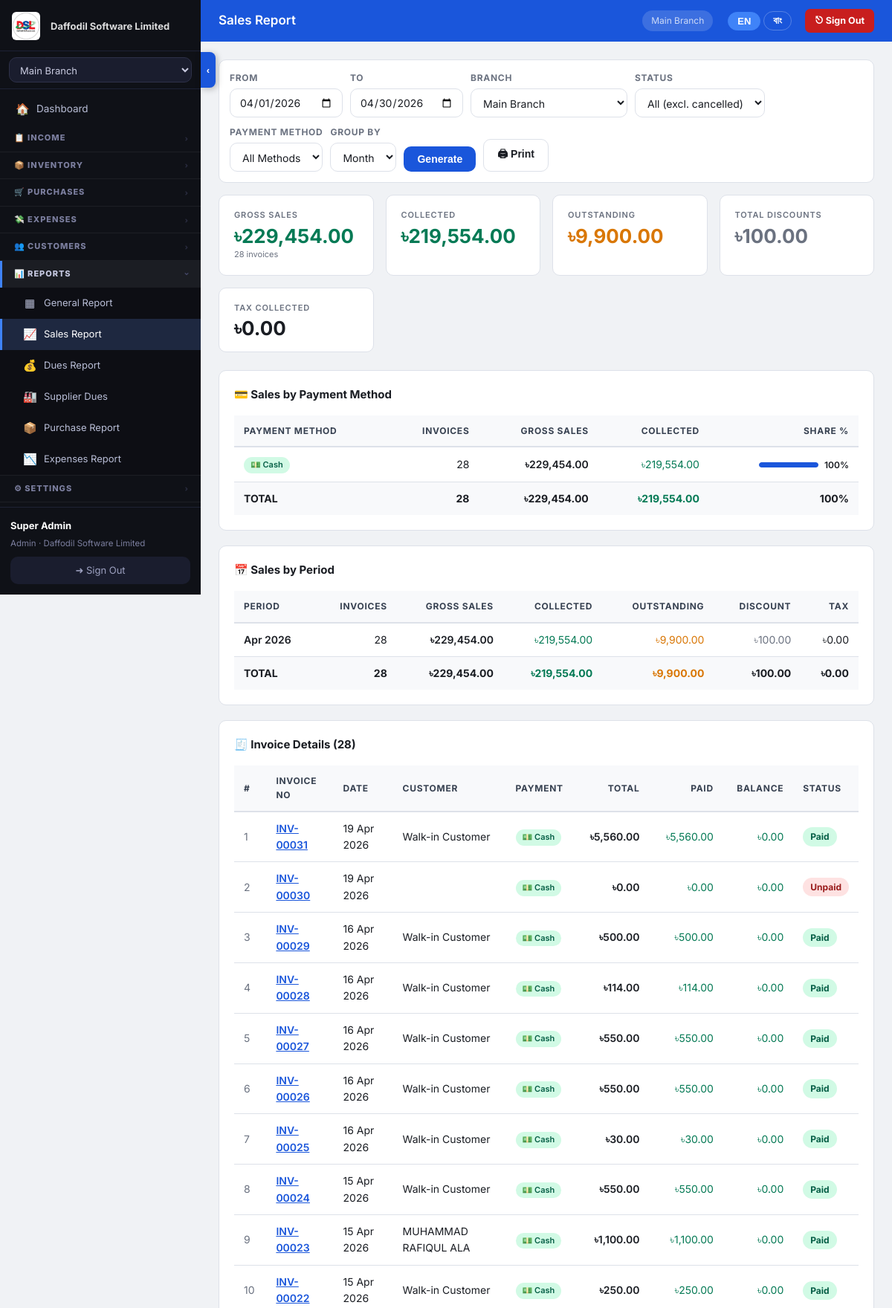
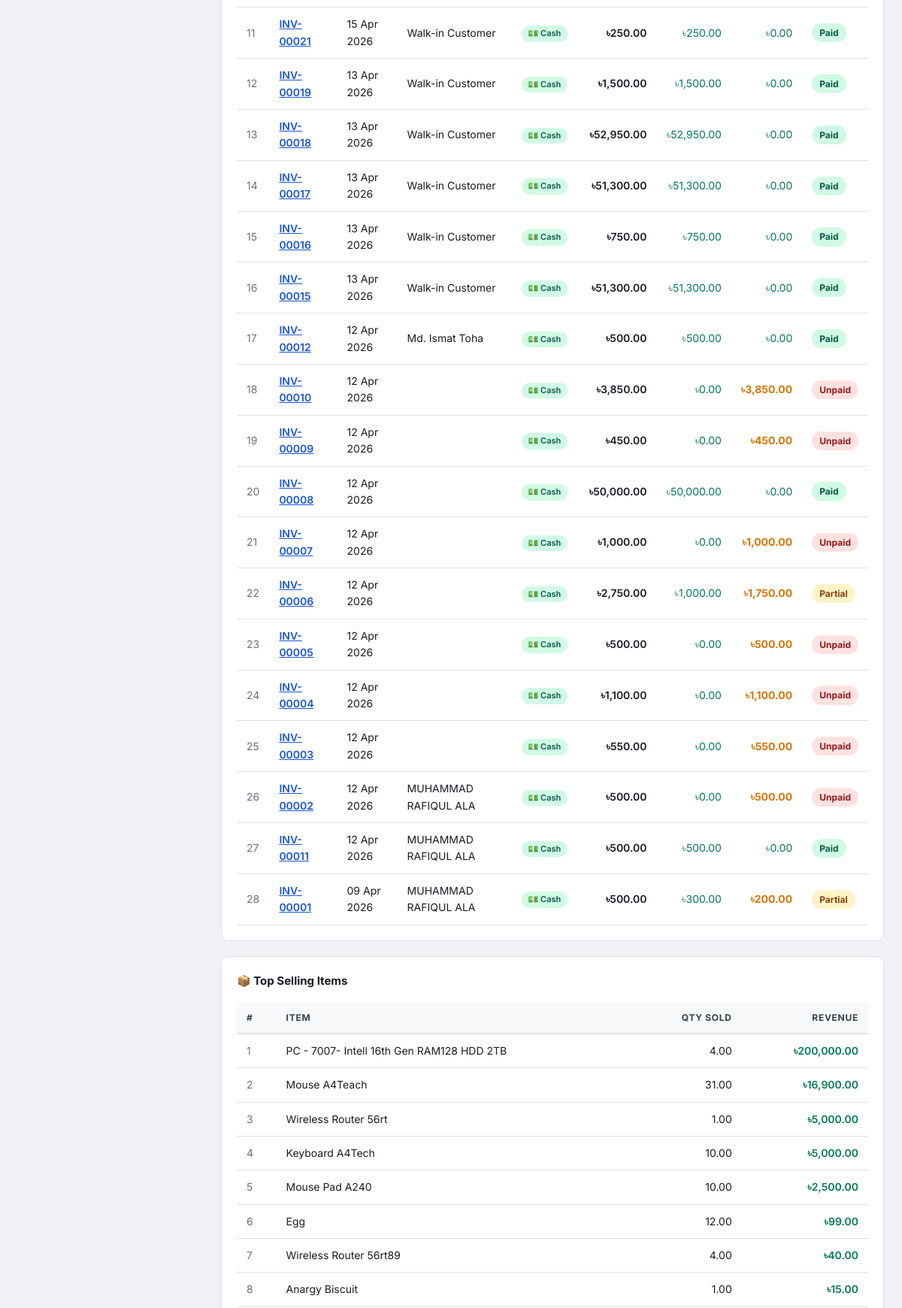
The app's page /public/report-sales.php?branch_id=1 (signed in, upper part) with its own data (2 pictures, top to bottom).
### tables this page shows
CREATE TABLE `company_settings` (
  `id` int(10) UNSIGNED NOT NULL,
  `tenant_id` int(10) UNSIGNED NOT NULL,
  `company_name` varchar(150) NOT NULL DEFAULT '',
  `address` text,
  `city` varchar(100) DEFAULT NULL,
  `country` varchar(100) DEFAULT NULL,
  `phone` varchar(50) DEFAULT NULL,
  `phone2` varchar(50) DEFAULT NULL,
  `email` varchar(150) DEFAULT NULL,
  `website` varchar(200) DEFAULT NULL,
  `logo_path` varchar(300) DEFAULT NULL,
  `currency` varchar(10) DEFAULT '$',
  `currency_code` varchar(5) DEFAULT 'USD',
  `tax_label` varchar(30) DEFAULT 'VAT',
  `invoice_prefix` varchar(10) DEFAULT 'INV',
  `footer_note` text,
  `updated_at` datetime DEFAULT CURRENT_TIMESTAMP ON UPDATE CURRENT_TIMESTAMP,
  `loyalty_earn_amount` decimal(10,2) NOT NULL DEFAULT '100.00',
  `loyalty_earn_points` int(11) NOT NULL DEFAULT '1',
  `loyalty_redeem_value` decimal(10,4) NOT NULL DEFAULT '1.0000',
  `loyalty_enabled` tinyint(1) NOT NULL DEFAULT '1',
  `loyalty_min_redeem` int(11) NOT NULL DEFAULT '10',
  `loyalty_expiry_days` int(11) NOT NULL DEFAULT '0'
);

CREATE TABLE `branches` (
  `id` int(10) UNSIGNED NOT NULL,
  `tenant_id` int(10) UNSIGNED NOT NULL,
  `name` varchar(120) NOT NULL,
  `address` text,
  `phone` varchar(30) DEFAULT NULL,
  `is_active` tinyint(1) DEFAULT '1',
  `branch_password` varchar(255) DEFAULT NULL,
  `created_at` datetime DEFAULT CURRENT_TIMESTAMP
);

CREATE TABLE `income` (
  `id` int(10) UNSIGNED NOT NULL,
  `tenant_id` int(10) UNSIGNED NOT NULL,
  `branch_id` int(10) UNSIGNED NOT NULL,
  `invoice_no` varchar(40) NOT NULL,
  `customer_id` int(10) UNSIGNED DEFAULT NULL,
  `customer_name` varchar(120) DEFAULT NULL,
  `date` date NOT NULL,
  `due_date` date DEFAULT NULL,
  `subtotal` decimal(14,2) NOT NULL DEFAULT '0.00',
  `tax_pct` decimal(5,2) DEFAULT '0.00',
  `tax_amount` decimal(14,2) DEFAULT '0.00',
  `discount` decimal(14,2) DEFAULT '0.00',
  `total` decimal(14,2) NOT NULL DEFAULT '0.00',
  `paid` decimal(14,2) DEFAULT '0.00',
  `payment_method` varchar(30) NOT NULL DEFAULT 'cash',
  `balance` decimal(14,2) GENERATED ALWAYS AS ((`total` - `paid`)) STORED,
  `status` enum('draft','unpaid','partial','paid','cancelled') DEFAULT 'unpaid',
  `notes` text,
  `created_by` int(10) UNSIGNED DEFAULT NULL,
  `created_at` datetime DEFAULT CURRENT_TIMESTAMP
);

### public/report-sales.php (the view, shortened to what the rows shown need)
<?php
require_once __DIR__ . '/../src/core.php';
$page_title = 'Sales Report';
$tid = tid();
$cs = db()->prepare('SELECT * FROM company_settings WHERE tenant_id=?');
$cs->execute([$tid]); $cs = $cs->fetch() ?: [];
$cur          = !empty($cs['currency'])     ? $cs['currency']     : CURRENCY;
$from   = $_GET['from']      ?? date('Y-m-01');
$to     = $_GET['to']        ?? date('Y-m-d');
$br_id  = (int)($_GET['branch_id'] ?? 0);
$group  = $_GET['group']     ?? 'month';
$status = $_GET['status']    ?? '';
$pay_filter = $_GET['pay_method'] ?? '';
$branches = get_branches();
$bw = $br_id ? 'AND i.branch_id=?' : '';
$bp = $br_id ? [$tid,$br_id,$from,$to] : [$tid,$from,$to];
$sw = $status ? "AND i.status='$status'" : "AND i.status!='cancelled'";
$pw = $pay_filter ? "AND COALESCE(i.payment_method,'cash')='$pay_filter'" : '';
$s = db()->prepare("SELECT
    COALESCE(SUM(total),0)              gross,
    COALESCE(SUM(paid),0)               collected,
    COALESCE(SUM(total)-SUM(paid),0)    outstanding,
    COALESCE(SUM(discount),0)           discount,
    COALESCE(SUM(tax_amount),0)         tax,
    COUNT(*)                            cnt
  FROM income i
  WHERE i.tenant_id=? $bw AND i.date BETWEEN ? AND ? $sw $pw");
$s->execute($bp); $sum = $s->fetch();
$pm_labels = [
    'cash'  => '💵 Cash',   'card'   => '💳 Card',
    'bkash' => '💚 bKash',  'nagad'  => '📲 Nagad',
    'upay'  => '📱 Upay',   'vangri' => '🪙 Vangri',
    'bank'  => '🏦 Bank',   'other'  => '💬 Other',
];
$s = db()->prepare("SELECT
    COALESCE(payment_method,'cash') pm,
    COUNT(*)                        cnt,
    COALESCE(SUM(total),0)          gross,
    COALESCE(SUM(paid),0)           collected
  FROM income i
  WHERE i.tenant_id=? $bw AND i.date BETWEEN ? AND ? $sw
  GROUP BY pm ORDER BY gross DESC");
$s->execute($bp); $pay_breakdown = $s->fetchAll();
$grp_fmt = match($group) {
    'week'  => "YEARWEEK(date,1)",
    'day'   => "DATE(date)",
    default => "DATE_FORMAT(date,'%Y-%m')",
};
$grp_lbl = match($group) {
    'week'  => "CONCAT(YEAR(date),'-W',LPAD(WEEK(date,1),2,'0'))",
    'day'   => "DATE_FORMAT(date,'%d %b %Y')",
    default => "DATE_FORMAT(date,'%b %Y')",
};
$s = db()->prepare("SELECT $grp_lbl period, $grp_fmt grp_key,
    COUNT(*) cnt,
    COALESCE(SUM(total),0)    gross,
    COALESCE(SUM(paid),0)     collected,
    COALESCE(SUM(discount),0) discount,
    COALESCE(SUM(tax_amount),0) tax,
    COALESCE(SUM(total)-SUM(paid),0) outstanding
  FROM income i
  WHERE i.tenant_id=? $bw AND i.date BETWEEN ? AND ? $sw $pw
  GROUP BY grp_key,period ORDER BY grp_key");
$s->execute($bp); $series = $s->fetchAll();
$s = db()->prepare("SELECT i.invoice_no, i.date,
    COALESCE(i.customer_name, c.name, 'Walk-in') cust,
    i.total, i.paid, i.discount, i.balance,
    i.status, COALESCE(i.payment_method,'cash') pm
  FROM income i
  LEFT JOIN customers c ON c.id=i.customer_id
  WHERE i.tenant_id=? $bw AND i.date BETWEEN ? AND ? $sw $pw
  ORDER BY i.date DESC, i.id DESC
  LIMIT 200");
$s->execute($bp); $invoices = $s->fetchAll();
$bw2 = $br_id ? 'AND i.branch_id=?' : '';
$bp2 = $br_id ? [$tid,$br_id,$from,$to] : [$tid,$from,$to];
$s = db()->prepare("SELECT ii.description, SUM(ii.qty) total_qty, SUM(ii.total) total_rev
  FROM income_items ii JOIN income i ON i.id=ii.income_id
  WHERE i.tenant_id=? $bw2 AND i.date BETWEEN ? AND ? AND i.status!='cancelled'
  GROUP BY ii.description ORDER BY total_rev DESC LIMIT 15");
$s->execute($bp2); $top_items = $s->fetchAll();
?>
<div class="stats-grid">
  <div class="stat-card green">
    <div class="stat-label">Gross Sales</div>
    <div class="stat-value income"><?= $cur.number_format($sum['gross'],2) ?></div>
    <div style="font-size:11px;color:var(--c-muted);margin-top:3px"><?= number_format($sum['cnt']) ?> invoices</div>
  </div>
  <div class="stat-card green">
    <div class="stat-label">Collected</div>
    <div class="stat-value income"><?= $cur.number_format($sum['collected'],2) ?></div>
  </div>
  <div class="stat-card orange">
    <div class="stat-label">Outstanding</div>
    <div class="stat-value" style="color:var(--c-warn)"><?= $cur.number_format($sum['outstanding'],2) ?></div>
  </div>
  <div class="stat-card">
    <div class="stat-label">Total Discounts</div>
    <div class="stat-value" style="color:var(--c-muted)"><?= $cur.number_format($sum['discount'],2) ?></div>
  </div>
  <div class="stat-card">
    <div class="stat-label">Tax Collected</div>
    <div class="stat-value"><?= $cur.number_format($sum['tax'],2) ?></div>
  </div>
</div>
<?php if ($pay_breakdown): ?>
<div class="card">
  <div class="card-title">💳 Sales by Payment Method</div>
  <div class="table-wrap"><table>
    <thead>
      <tr>
        <th>Payment Method</th>
        <th style="text-align:right">Invoices</th>
        <th style="text-align:right">Gross Sales</th>
        <th style="text-align:right">Collected</th>
        <th style="text-align:right">Share %</th>
      </tr>
    </thead>
    <tbody>
    <?php
    $total_gross = (float)$sum['gross'];
    foreach ($pay_breakdown as $r):
        $pct = $total_gross > 0 ? round($r['gross'] / $total_gross * 100, 1) : 0;
        $pmk = $r['pm'];
        $pm_display = $pm_labels[$pmk] ?? ucfirst($pmk);
    ?>
      <tr>
        <td>
          <span class="pm-badge pm-<?= h($pmk) ?>"><?= h($pm_display) ?></span>
        </td>
        <td style="text-align:right"><?= number_format($r['cnt']) ?></td>
        <td style="text-align:right;font-weight:600"><?= $cur.number_format($r['gross'],2) ?></td>
        <td style="text-align:right;color:var(--c-income)"><?= $cur.number_format($r['collected'],2) ?></td>
        <td style="text-align:right">
          <div style="display:flex;align-items:center;justify-content:flex-end;gap:8px">
            <div style="width:80px;height:7px;background:var(--c-border);border-radius:4px;overflow:hidden">
              <div style="width:<?= $pct ?>%;height:100%;background:var(--c-primary);border-radius:4px"></div>
            </div>
            <span style="font-size:12px;font-weight:600"><?= $pct ?>%</span>
          </div>
        </td>
      </tr>
    <?php endforeach; ?>
    </tbody>
    <tfoot>
      <tr style="font-weight:700;background:var(--c-bg)">
        <td>TOTAL</td>
        <td style="text-align:right"><?= number_format($sum['cnt']) ?></td>
        <td style="text-align:right"><?= $cur.number_format($sum['gross'],2) ?></td>
        <td style="text-align:right;color:var(--c-income)"><?= $cur.number_format($sum['collected'],2) ?></td>
        <td style="text-align:right">100%</td>
      </tr>
    </tfoot>
  </table></div>
</div>
<?php endif; ?>
<div class="card">
  <div class="table-wrap"><table>
    <thead>
      <tr>
        <th>Period</th>
        <th style="text-align:right">Invoices</th>
        <th style="text-align:right">Gross Sales</th>
        <th style="text-align:right">Collected</th>
        <th style="text-align:right">Outstanding</th>
        <th style="text-align:right">Discount</th>
        <th style="text-align:right">Tax</th>
      </tr>
    </thead>
    <tbody>
    <?php $tg=0;$tc=0;$td=0;$tt=0;$tic=0;$to2=0;
    foreach ($series as $r):
        $tg+=$r['gross'];$tc+=$r['collected'];$td+=$r['discount'];
        $tt+=$r['tax'];$tic+=$r['cnt'];$to2+=$r['outstanding'];
    ?>
      <tr>
        <td style="font-weight:600"><?= h($r['period']) ?></td>
        <td style="text-align:right"><?= number_format($r['cnt']) ?></td>
        <td style="text-align:right;font-weight:600"><?= $cur.number_format($r['gross'],2) ?></td>
        <td style="text-align:right;color:var(--c-income)"><?= $cur.number_format($r['collected'],2) ?></td>
        <td style="text-align:right;color:var(--c-warn)"><?= $cur.number_format($r['outstanding'],2) ?></td>
        <td style="text-align:right;color:var(--c-muted)"><?= $cur.number_format($r['discount'],2) ?></td>
        <td style="text-align:right"><?= $cur.number_format($r['tax'],2) ?></td>
      </tr>
    <?php endforeach; ?>
    </tbody>
    <?php if ($series): ?>
    <tfoot>
      <tr style="font-weight:700;background:var(--c-bg)">
        <td>TOTAL</td>
        <td style="text-align:right"><?= number_format($tic) ?></td>
        <td style="text-align:right"><?= $cur.number_format($tg,2) ?></td>
        <td style="text-align:right;color:var(--c-income)"><?= $cur.number_format($tc,2) ?></td>
        <td style="text-align:right;color:var(--c-warn)"><?= $cur.number_format($to2,2) ?></td>
        <td style="text-align:right"><?= $cur.number_format($td,2) ?></td>
        <td style="text-align:right"><?= $cur.number_format($tt,2) ?></td>
      </tr>
    </tfoot>
    <?php endif; ?>
  </table></div>
</div>
<?php if ($invoices): ?>
<div class="card">
  <div class="table-wrap"><table>
    <thead>
      <tr>
        <th>#</th>
        <th>Invoice No</th>
        <th>Date</th>
        <th>Customer</th>
        <th>Payment</th>
        <th style="text-align:right">Total</th>
        <th style="text-align:right">Paid</th>
        <th style="text-align:right">Balance</th>
        <th>Status</th>
      </tr>
    </thead>
    <tbody>
    <?php foreach ($invoices as $i => $r): ?>
      <tr>
        <td style="color:var(--c-muted)"><?= $i+1 ?></td>
        <td>
          <a href="<?= APP_URL ?>/invoice-view.php?id=" style="color:var(--c-primary);font-weight:600">
            <?= h($r['invoice_no']) ?>
          </a>
        </td>
        <td><?= date('d M Y', strtotime($r['date'])) ?></td>
        <td><?= h(mb_substr($r['cust'],0,20)) ?></td>
        <td><span class="pm-badge pm-<?= h($r['pm']) ?>"><?= h($pm_labels[$r['pm']] ?? ucfirst($r['pm'])) ?></span></td>
        <td style="text-align:right;font-weight:600"><?= $cur.number_format($r['total'],2) ?></td>
        <td style="text-align:right;color:var(--c-income)"><?= $cur.number_format($r['paid'],2) ?></td>
        <td style="text-align:right;color:<?= $r['balance']>0?'var(--c-warn)':'var(--c-income)' ?>;font-weight:<?= $r['balance']>0?'700':'400' ?>">
          <?= $cur.number_format($r['balance'],2) ?>
        </td>
        <td><span class="badge badge-<?= h($r['status']) ?>"><?= ucfirst($r['status']) ?></span></td>
      </tr>
    <?php endforeach; ?>
    </tbody>
  </table></div>
</div>
<?php endif; ?>
<?php if ($top_items): ?>
<div class="card">
  <div class="table-wrap"><table>
    <thead>
      <tr>
        <th>#</th><th>Item</th>
        <th style="text-align:right">Qty Sold</th>
        <th style="text-align:right">Revenue</th>
      </tr>
    </thead>
    <tbody>
    <?php foreach ($top_items as $i => $r): ?>
      <tr>
        <td style="color:var(--c-muted)"><?= $i+1 ?></td>
        <td><?= h($r['description']) ?></td>
        <td style="text-align:right"><?= number_format($r['total_qty']+0, 2) ?></td>
        <td style="text-align:right;color:var(--c-income);font-weight:600"><?= $cur.number_format($r['total_rev'],2) ?></td>
      </tr>
    <?php endforeach; ?>
    </tbody>
  </table></div>
</div>
<?php endif; ?>
<?php
$content = ob_get_clean();
include __DIR__ . '/../templates/layout.php';

### templates/layout.php (shortened to what the rows shown need)
<?php
$user             = auth();
$branches         = get_branches();
$active_branch    = brid();
$cs_stmt          = db()->prepare('SELECT * FROM company_settings WHERE tenant_id=?');
$cs_stmt->execute([tid()]);
$cs               = $cs_stmt->fetch() ?: [];
$app_display_name = !empty($cs['company_name']) ? $cs['company_name'] : APP_NAME;
$logo_url         = '';
if (!empty($cs['logo_path'])) $logo_url = APP_URL . '/' . ltrim($cs['logo_path'], '/');
?><!DOCTYPE html>
<html lang="en" id="html-root" data-lang="en">
<head>
<link rel="stylesheet" href="<?= APP_URL ?>/assets/style.css">
</head>
<body class="<?= (isset($_COOKIE['sidebar_collapsed']) && $_COOKIE['sidebar_collapsed']==='1') ? 'sidebar-collapsed' : '' ?>">
<aside class="sidebar" id="sidebar">
  <div class="sidebar-logo">
    <?php if ($logo_url): ?>
      <img src="<?= h($logo_url) ?>" style="height:38px;max-width:130px;object-fit:contain;border-radius:6px">
      <span class="nav-text sidebar-logo-text" style="font-size:13px;opacity:.85;margin-left:4px"><?= h($app_display_name) ?></span>
    <?php else: ?>
      <span style="font-size:26px;color:#3f83f8;flex-shrink:0">⬡</span>
      <span class="nav-text sidebar-logo-text" style="font-size:15px;font-weight:800"><?= h($app_display_name) ?></span>
    <?php endif; ?>
  </div>
  <div class="sidebar-footer">
    <div class="user-badge">
      <strong class="nav-text"><?= h($user['name']) ?></strong>
      <span class="nav-text"><?= h(ucfirst($user['role'])) ?> · <?= h($app_display_name) ?></span>
    </div>
  </div>
</aside>
<div class="main-wrap" id="mainWrap">
  <header class="top-bar">
    <h1 class="page-heading"><?= h($page_title ?? '') ?></h1>
    <span class="top-bar-branch"><?php
      foreach ($branches as $b) if ($b['id'] == $active_branch) echo h($b['name']);
    ?></span>
    <div class="lang-toggle no-print" style="margin-left:8px">
      <button class="lang-btn active" id="btn-lang-en" onclick="setLang('en')">EN</button>
      <button class="lang-btn"        id="btn-lang-bn" onclick="setLang('bn')">বাং</button>
    </div>
    <a href="<?= APP_URL ?>/logout.php" class="topbar-signout no-print"
       onclick="return confirm('Sign out?')" title="Sign Out">
      <span class="t-en">⎋ Sign Out</span><span class="t-bn">⎋ বের হন</span>
    </a>
  </header>
  <main class="content"><?= $content ?? '' ?></main>
</div>
</body>
</html>

### records on screen
company_settings: logo_path (picture), company_name "Daffodil Software Limited", currency "৳"
branches: name "Main Branch"
income: invoice_no "INV-00031", date "19 Apr 2026", cust "Walk-in Customer", pm "💵 Cash", total "5,560.00", paid "5,560.00", balance "0.00", status "Paid"
income: invoice_no "INV-00030", date "19 Apr 2026", pm "💵 Cash", total "0.00", paid "0.00", balance "0.00", status "Unpaid"
income: invoice_no "INV-00029", date "16 Apr 2026", cust "Walk-in Customer", pm "💵 Cash", total "500.00", paid "500.00", balance "0.00", status "Paid"
income: invoice_no "INV-00028", date "16 Apr 2026", cust "Walk-in Customer", pm "💵 Cash", total "114.00", paid "114.00", balance "0.00", status "Paid"
income: invoice_no "INV-00027", date "16 Apr 2026", cust "Walk-in Customer", pm "💵 Cash", total "550.00", paid "550.00", balance "0.00", status "Paid"
income: invoice_no "INV-00026", date "16 Apr 2026", cust "Walk-in Customer", pm "💵 Cash", total "550.00", paid "550.00", balance "0.00", status "Paid"
income: invoice_no "INV-00025", date "16 Apr 2026", cust "Walk-in Customer", pm "💵 Cash", total "30.00", paid "30.00", balance "0.00", status "Paid"
income: invoice_no "INV-00024", date "15 Apr 2026", cust "Walk-in Customer", pm "💵 Cash", total "550.00", paid "550.00", balance "0.00", status "Paid"
income: invoice_no "INV-00023", date "15 Apr 2026", cust "MUHAMMAD RAFIQUL ALA", pm "💵 Cash", total "1,100.00", paid "1,100.00", balance "0.00", status "Paid"
income: invoice_no "INV-00022", date "15 Apr 2026", cust "Walk-in Customer", pm "💵 Cash", total "250.00", paid "250.00", balance "0.00", status "Paid"
income: invoice_no "INV-00021", date "15 Apr 2026", cust "Walk-in Customer", pm "💵 Cash", total "250.00", paid "250.00", balance "0.00", status "Paid"
income: invoice_no "INV-00019", date "13 Apr 2026", cust "Walk-in Customer", pm "💵 Cash", total "1,500.00", paid "1,500.00", balance "0.00", status "Paid"
income: invoice_no "INV-00018", date "13 Apr 2026", cust "Walk-in Customer", pm "💵 Cash", total "52,950.00", paid "52,950.00", balance "0.00", status "Paid"
income: invoice_no "INV-00017", date "13 Apr 2026", cust "Walk-in Customer", pm "💵 Cash", total "51,300.00", paid "51,300.00", balance "0.00", status "Paid"
income: invoice_no "INV-00016", date "13 Apr 2026", cust "Walk-in Customer", pm "💵 Cash", total "750.00", paid "750.00", balance "0.00", status "Paid"
income: invoice_no "INV-00015", date "13 Apr 2026", cust "Walk-in Customer", pm "💵 Cash", total "51,300.00", paid "51,300.00", balance "0.00", status "Paid"
income: invoice_no "INV-00012", date "12 Apr 2026", cust "Md. Ismat Toha", pm "💵 Cash", total "500.00", paid "500.00", balance "0.00", status "Paid"
income: invoice_no "INV-00010", date "12 Apr 2026", pm "💵 Cash", total "3,850.00", paid "0.00", balance "3,850.00", status "Unpaid"
income: invoice_no "INV-00009", date "12 Apr 2026", pm "💵 Cash", total "450.00", paid "0.00", balance "450.00", status "Unpaid"
income: invoice_no "INV-00008", date "12 Apr 2026", pm "💵 Cash", total "50,000.00", paid "50,000.00", balance "0.00", status "Paid"
income: invoice_no "INV-00007", date "12 Apr 2026", pm "💵 Cash", total "1,000.00", paid "0.00", balance "1,000.00", status "Unpaid"
income: invoice_no "INV-00006", date "12 Apr 2026", pm "💵 Cash", total "2,750.00", paid "1,000.00", balance "1,750.00", status "Partial"
income: invoice_no "INV-00005", date "12 Apr 2026", pm "💵 Cash", total "500.00", paid "0.00", balance "500.00", status "Unpaid"
income: invoice_no "INV-00004", date "12 Apr 2026", pm "💵 Cash", total "1,100.00", paid "0.00", balance "1,100.00", status "Unpaid"
income: invoice_no "INV-00003", date "12 Apr 2026", pm "💵 Cash", total "550.00", paid "0.00", balance "550.00", status "Unpaid"
income: invoice_no "INV-00002", date "12 Apr 2026", cust "MUHAMMAD RAFIQUL ALA", pm "💵 Cash", total "500.00", paid "0.00", balance "500.00", status "Unpaid"
income: invoice_no "INV-00011", date "12 Apr 2026", cust "MUHAMMAD RAFIQUL ALA", pm "💵 Cash", total "500.00", paid "500.00", balance "0.00", status "Paid"
income: invoice_no "INV-00001", date "09 Apr 2026", cust "MUHAMMAD RAFIQUL ALA", pm "💵 Cash", total "500.00", paid "300.00", balance "200.00", status "Partial"

### other values on screen
$user['name'] "Super Admin"
$user['role'] "Admin"
$page_title "Sales Report"
$sum['gross'] "229,454.00"
$sum['cnt'] "28"
$sum['collected'] "219,554.00"
$sum['outstanding'] "9,900.00"
$sum['discount'] "100.00"
$sum['tax'] "0.00"
$pm_display "💵 Cash"
$r['cnt'] "28"
$r['gross'] "229,454.00"
$r['collected'] "219,554.00"
$pct "100"
$r['period'] "Apr 2026"
